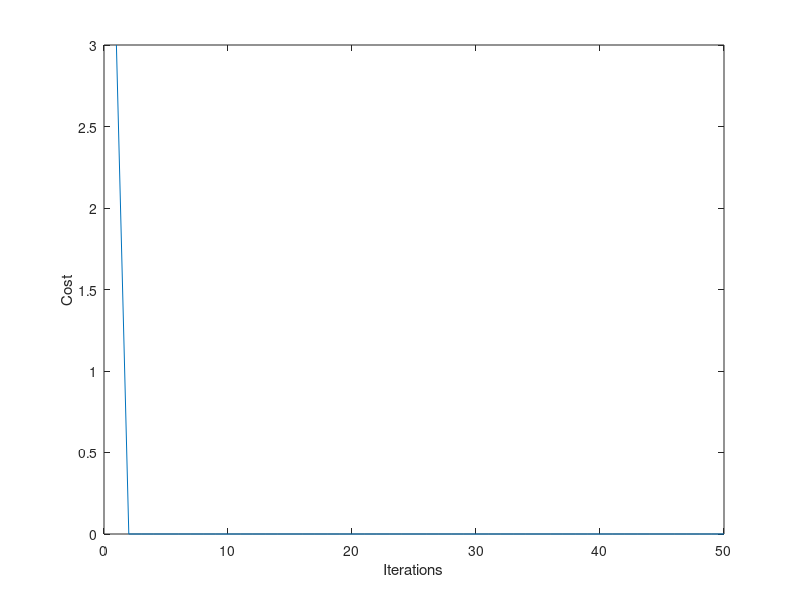

Write the MATLAB code that produced this figure.
clc;
clear;

x = [0 0 1 1; 0 1 0 1];
y = [0 1 1 1];
w = [0 0];
b = 0;
alpha = 0.1;
theta = 0.5;
iter = 50;
for k = 1:iter
    for i=1:size(x,2)
        a(i) = b + x(1,i)*w(1) + x(2,i)*w(2);
        h(i) = (a(i) >= theta);
        if (h(i) ~= y(i))
            for j=1:2
                w(j) = w(j) + (alpha*y(i)*x(j,i));
            end
            b = b + (alpha*y(i));
        end
    end
    e(k) = sum((y-h).^2);
end
plot(e)
xlabel('Iterations')
ylabel('Cost')